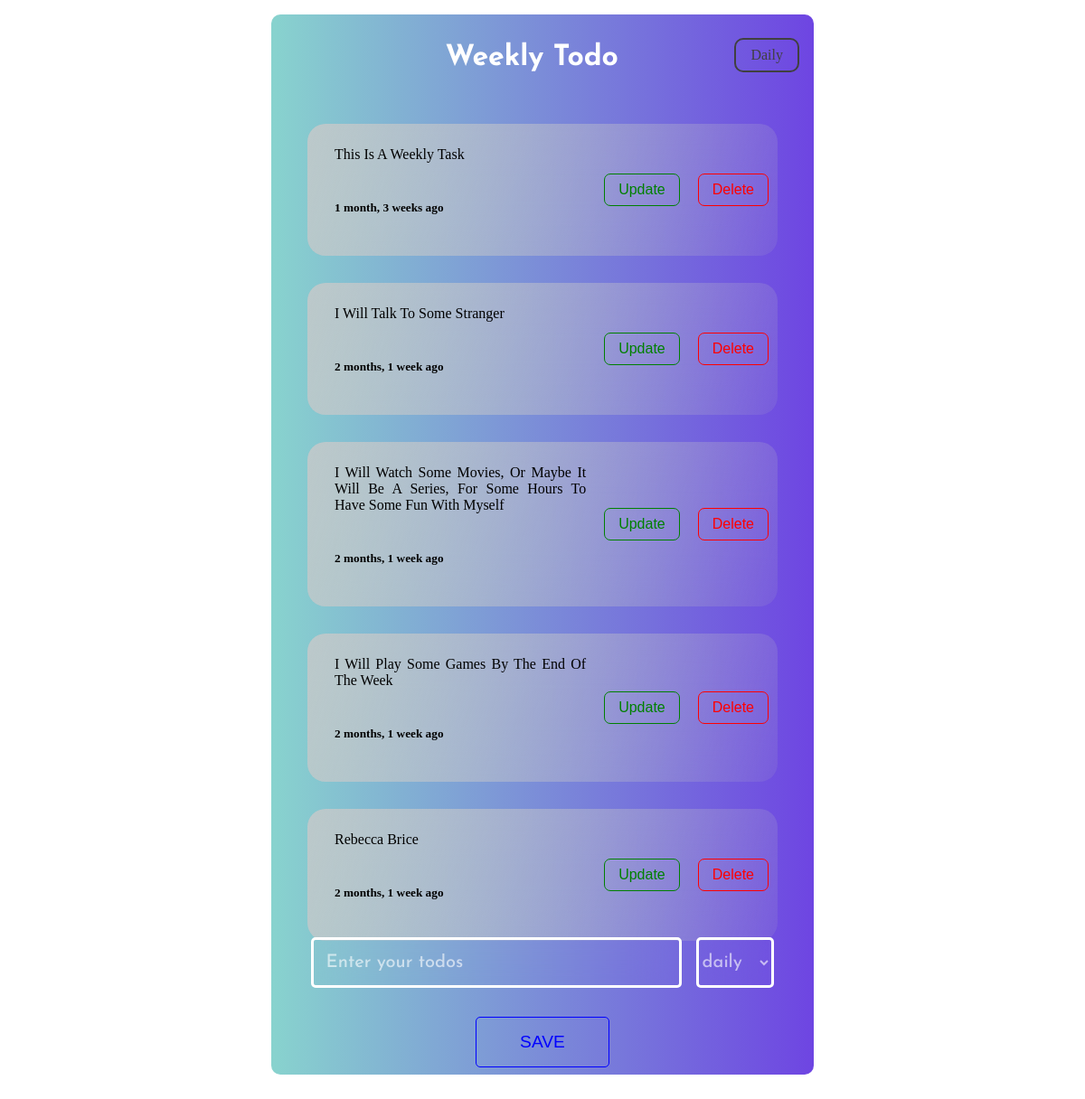
The app's page /weekly_task, older data.
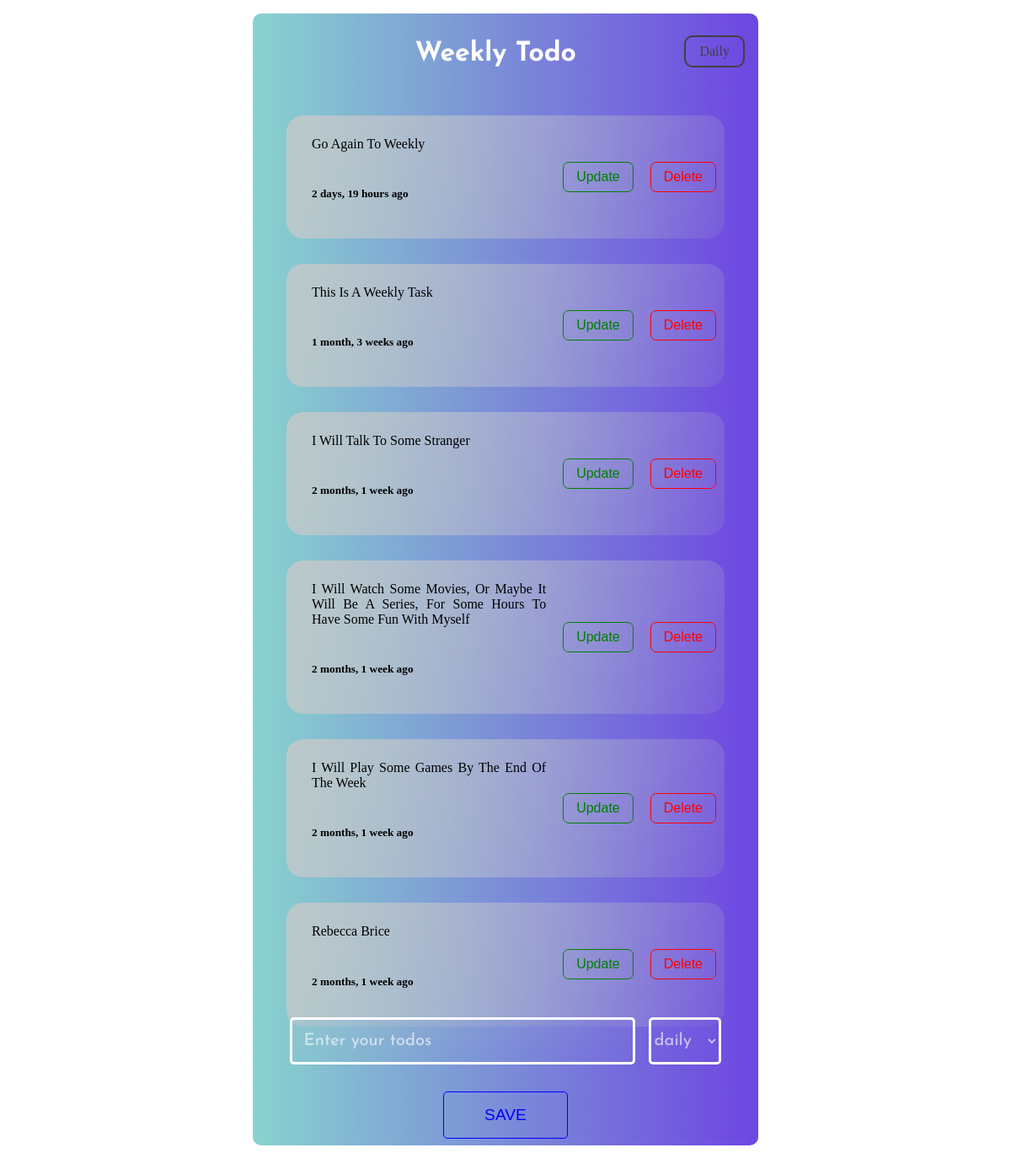
The same page, newer data.
### app/models.py (models this page shows, shortened)
class Todo(models.Model):
    text = models.CharField(max_length=120)
    date = models.DateTimeField(auto_now_add=True)
    type = models.CharField(max_length=120, null=False, blank=False, choices = TODO_CHOICE, default="daily")

### app/views.py (the view, shortened to what this page needs)
# urls.py: path('weekly_task', views.weekly_task, name='weekly-task'),
def weekly_task(request):
    forms = Todo.objects.all().order_by('-date')
    todoforms = TodoForm()
    context = {'todoforms': todoforms, 'forms': forms}
    return render(request, 'app/weekly_task.html', context)

### app/form.py
class TodoForm(forms.ModelForm):
    class Meta:
        model = Todo
        fields = '__all__'
    def __init__(self, *args, **kwargs):
        super().__init__(*args, **kwargs)
        self.fields['text'].widget.attrs['placeholder'] = "Enter your todos"

### app/templates/app/weekly_task.html (shortened to what this page needs)
{% extends 'base.html' %}
{% block content %}
    <section class="container">
        <div class="mini-container">
            <form method="POST" class="fl">
                <div class='wee'>
                    <h2 class="wee-text">Weekly Todo</h2>
                    <a href="{% url 'home' %}" class="btn-weekly">Daily</a>
                </div>
                <div class="centered">
                    {% for form in forms %}
                    {% if form.type == 'weekly' %}
                            <div class="card">
                                <div class="title-date">
                                    <p class="title">{{form.text | title}}</p>
                                    <h5 class="date">{{form.date|timesince}} ago</h5>
                                </div>
                                <div class='update-delete'>
                                    <a class="update" href="{% url 'update' form.id %}">Update</a>
                                    <a class="delete" href="{% url 'delete' form.id %}">Delete</a>
                                </div>
                            </div>
                        {% endif %}
                    {% endfor %}
                </div>
                <div class="mid">
                    <div>
                        {% for form in todoforms %}
                            {{form}}
                        {% endfor %}
                    </div>
                    <button class="btn" type="submit">Save</button>
                </div>
            </form>
        </div>
    </section>
{% endblock content %}

Row changes from the older to the newer data that the page shows:
added Todo: text "Go Again To Weekly", date "2 days, 19 hours"
